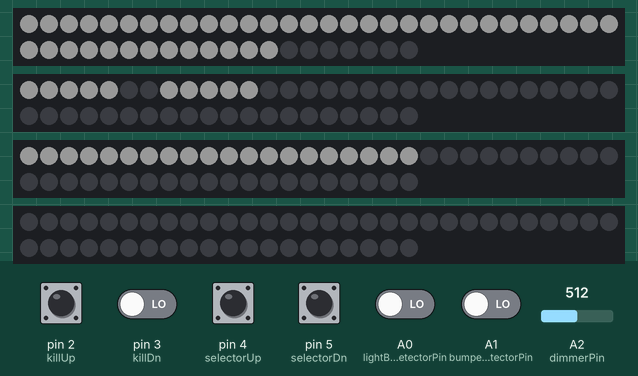
Recording of a sketch running on a simulated Arduino Uno, built with avr-gcc and run on an emulated ATmega328P. Shown: 4 × 50 RGB LEDs in strip order, left to right, continuing on the next row. The test bench sets the inputs (shaded band); at power-on: A0 (lightBarDetectorPin), A1 (bumperLightDetectorPin), pin 2 (killUp), pin 3 (killDn), pin 4 (selectorUp), pin 5 (selectorDn) LOW, A2 (dimmerPin) = 512. Dim RGB values are drawn brighter than linear; random numbers use the default seed unless the sketch sets one.

Above: at 5.9 s.
At 13.0 s:
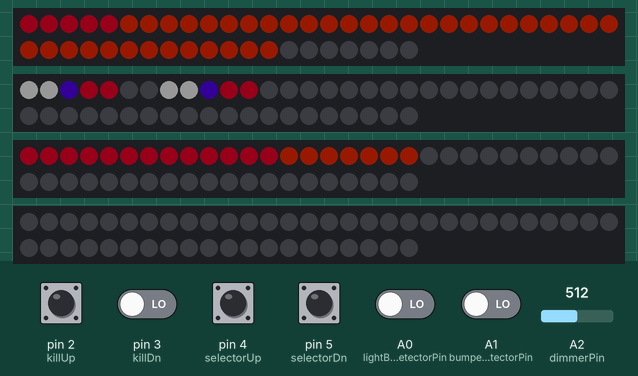
13.1 s: pin 4 (selectorUp) pulled HIGH for 0.15 s
13.8 s: pin 5 (selectorDn) pulled HIGH for 0.15 s
14.5 s: A1 (bumperLightDetectorPin) driven HIGH
At 16.26 s:
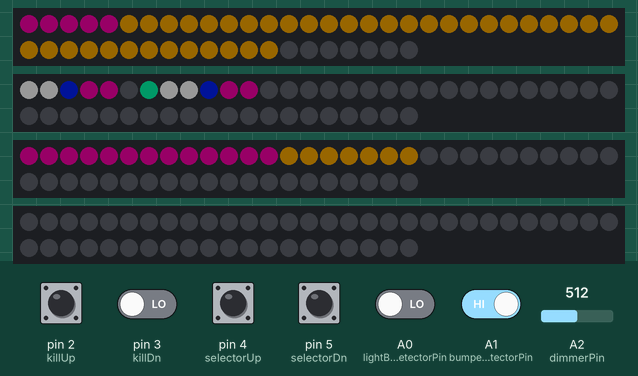
16.3 s: A2 (dimmerPin) set to 716
19.3 s: A0 (lightBarDetectorPin) driven HIGH
At 21.8 s:
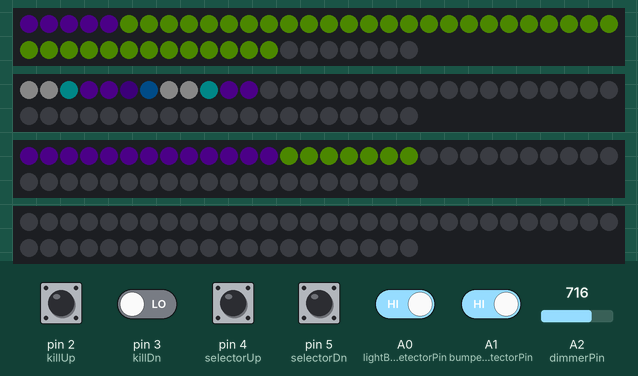
22.1 s: pin 4 (selectorUp) pulled HIGH for 1 s
At 29.8 s:
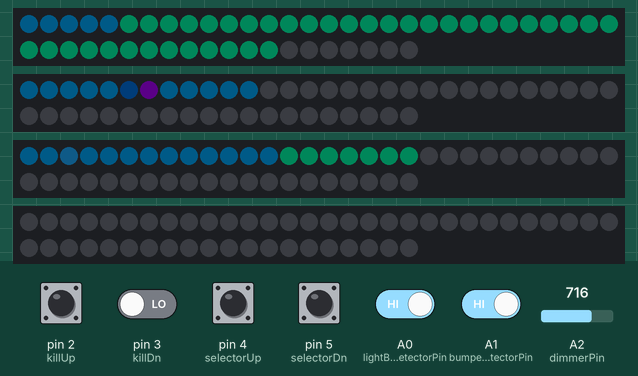

The sketch:

uploader.ino
```cpp
#include <Adafruit_NeoPixel.h>

// GLOBALS //
// TODO: make #define (these are also globals.. y no capital camel?)
const int selectorUp = 4;
const int selectorDn = 5;
const int killUp = 2;
const int killDn = 3;
const int lightBarDetectorPin = A0;
const int bumperLightDetectorPin = A1;
const int dimmerPin = A2;
#define STRIP_0_PIN 12
#define STRIP_1_PIN 9
#define STRIP_2_PIN 11
#define STRIP_3_PIN 10
#define LED_LINE_LEN 50
#define LED_LINE_COUNT 4
#define LED_COUNT LED_LINE_COUNT*LED_LINE_LEN
const uint8_t ConnectedLEDs[LED_LINE_COUNT] = {44, 12, 20, 0};
const uint8_t WhitePixels[4] = {50, 51, 57, 58};
const uint8_t GradientPixels[2] = {52, 59};

int KillSwitchState;
bool IsLightBarOn = false;
bool IsBumperLightOn = false;

// TODO: read light bar dash lights while starting up

// TODO: make more gradients in default mode!


// 0 = No Light, 1 = Christmas Light, 2 = SMD LED, 3 = Light Strip // TODO: fix array indexing, single dimensional arr??
const uint8_t pixelType[LED_LINE_COUNT][LED_LINE_LEN] = {
  {2,2,2,2,2,3,3,3,3,3,3,3,3,3,3,3,3,3,3,3,3,3,3,3,3,3,3,3,3,3,3,3,3,3,3,3,3,3,3,3,3,3,3,0,0,0,0,0,0,0}, // Strip 0: Buttons + Footwells (End Goal: Buttons + Driver's Side Doors)
  {2,2,2,2,2,2,1,2,2,2,2,2,0,0,0,0,0,0,0,0,0,0,0,0,0,0,0,0,0,0,0,0,0,0,0,0,0,0,0,0,0,0,0,0,0,0,0,0,0,0}, // Strip 1: Dash                (End Goal: Dash + Steering Wheel) ### Index 2,9 should be 2, currently 1 because it looks kinda cool
  {2,2,2,2,2,2,2,2,2,2,2,2,2,3,3,3,3,3,3,3,0,0,0,0,0,0,0,0,0,0,0,0,0,0,0,0,0,0,0,0,0,0,0,0,0,0,0,0,0,0}, // Strip 2: Passenger Footwells (End Goal: Footwells + Heated Seat)
  {0,0,0,0,0,0,0,0,0,0,0,0,0,0,0,0,0,0,0,0,0,0,0,0,0,0,0,0,0,0,0,0,0,0,0,0,0,0,0,0,0,0,0,0,0,0,0,0,0,0}, // Strip 3: null                (End Goal: Radio, Passenger's Footwells, Passenger's Side Doors)
};

// 0 = Off, 1 = White, 2 = Red, 3 = Blue
const uint8_t pixelOEMColour[LED_COUNT] = {
  2,2,2,2,2,0,0,0,0,0,0,0,0,0,0,0,0,0,0,0,0,0,0,0,0,0,0,0,0,0,0,0,0,0,0,0,0,0,0,0,0,0,0,0,0,0,0,0,0,0, // Strip 0: Buttons + Footwells (End Goal: Buttons + Driver's Side Doors)
  1,1,2,2,2,3,3,1,1,2,2,2,0,0,0,0,0,0,0,0,0,0,0,0,0,0,0,0,0,0,0,0,0,0,0,0,0,0,0,0,0,0,0,0,0,0,0,0,0,0, // Strip 1: Dash                (End Goal: Dash + Steering Wheel)
  2,2,2,2,2,2,2,2,2,2,2,2,2,0,0,0,0,0,0,0,0,0,0,0,0,0,0,0,0,0,0,0,0,0,0,0,0,0,0,0,0,0,0,0,0,0,0,0,0,0, // Strip 2: Passenger Footwells (End Goal: Footwells + Heated Seat)
  0,0,0,0,0,0,0,0,0,0,0,0,0,0,0,0,0,0,0,0,0,0,0,0,0,0,0,0,0,0,0,0,0,0,0,0,0,0,0,0,0,0,0,0,0,0,0,0,0,0, // Strip 3: null                (End Goal: Radio, Passenger's Footwells, Passenger's Side Doors)
};

// 0-255
uint8_t pixelBrightness[LED_COUNT] = {
  0,0,0,0,0,0,0,0,0,0,0,0,0,0,0,0,0,0,0,0,0,0,0,0,0,0,0,0,0,0,0,0,0,0,0,0,0,0,0,0,0,0,0,0,0,0,0,0,0,0, // Strip 0: Buttons + Footwells (End Goal: Buttons + Driver's Side Doors)
  0,0,0,0,0,0,0,0,0,0,0,0,0,0,0,0,0,0,0,0,0,0,0,0,0,0,0,0,0,0,0,0,0,0,0,0,0,0,0,0,0,0,0,0,0,0,0,0,0,0, // Strip 1: Dash                (End Goal: Dash + Steering Wheel)
  0,0,0,0,0,0,0,0,0,0,0,0,0,0,0,0,0,0,0,0,0,0,0,0,0,0,0,0,0,0,0,0,0,0,0,0,0,0,0,0,0,0,0,0,0,0,0,0,0,0, // Strip 2: Passenger Footwells (End Goal: Footwells + Heated Seat)
  0,0,0,0,0,0,0,0,0,0,0,0,0,0,0,0,0,0,0,0,0,0,0,0,0,0,0,0,0,0,0,0,0,0,0,0,0,0,0,0,0,0,0,0,0,0,0,0,0,0, // Strip 3: null                (End Goal: Radio, Passenger's Footwells, Passenger's Side Doors)
};


Adafruit_NeoPixel strip0(LED_LINE_LEN, STRIP_0_PIN, NEO_GRB + NEO_KHZ800);
Adafruit_NeoPixel strip1(LED_LINE_LEN, STRIP_1_PIN, NEO_GRB + NEO_KHZ800);
Adafruit_NeoPixel strip2(LED_LINE_LEN, STRIP_2_PIN, NEO_GRB + NEO_KHZ800);
Adafruit_NeoPixel strip3(LED_LINE_LEN, STRIP_3_PIN, NEO_GRB + NEO_KHZ800);

Adafruit_NeoPixel Strips[LED_LINE_COUNT] = {strip0, strip1, strip2, strip3};
// GLOBALS //


// FORWARD DECLARATIONS //
void selectorDnFunc();
void selectorUpFunc();
void lightBarCallback(bool);
void bumperLightCallback(bool);
// FORWARD DECLARATIONS //


// CLASSES //
class Switch {
  private:
    unsigned long lastInputMillis;
    unsigned long inputSensitivity = 50;
    int up, dn;
    bool isMomentary;
    int switchState;


    void handleInputMomentary() {
      // Ensures single button press => single input
      if(digitalRead(dn)) {
        if(millis() - lastInputMillis > inputSensitivity) {
           selectorDnFunc();
        }
        lastInputMillis = millis();
      }

      if(digitalRead(up)) {
        if(millis() - lastInputMillis > inputSensitivity) {
           selectorUpFunc();
        }
        lastInputMillis = millis();
      }
    }

    void handleInputStatic() {
      if(digitalRead(dn)) {
        switchState = 1;
        KillSwitchState = 1;
        return;
      }

      if(digitalRead(up)) {
        switchState = 2;
        KillSwitchState = 2;
        return;
      }

      switchState = 0;
      KillSwitchState = 0;
    }

  public:
    Switch(int u, int d, bool m) {
      up = u;
      dn = d;
      isMomentary = m;
    }

    void handleInput() {
      if(isMomentary) { handleInputMomentary(); }
      else { handleInputStatic(); }
    }

    int state() {
      if(isMomentary) { return -1; }
      return switchState;
    }
};


class Detector {
  private:
    int detectorPin;
    int defaultState;
    int detectorType;

  public:
    Detector(int dp, bool ds, int dt) {
      detectorPin = dp;
      defaultState = ds;
      detectorType = dt;
    }

    void handleState() {
      switch (detectorType) {
        case 0:
          lightBarCallback(digitalRead(detectorPin) != defaultState);
          break;
        case 1:
          bumperLightCallback(digitalRead(detectorPin) != defaultState);
          break;
      }
    }
};


class Dimmer {
  private:
    int dimmerPin;

  public:
    Dimmer(int dp) {
      dimmerPin = dp;
    }

    void handleState() {
      // Exponential mapping of brightness values
      // dimmerPin should read 0-6 (0 brightest). This function converts that to 255-1 (255 brightest)
      int brightness = 510/(1+exp((analogRead(dimmerPin)+125)/175));
      for(int i = 0; i < LED_LINE_COUNT; i++) {
        Strips[i].setBrightness(brightness);
      }
    }
};


class LED {
  private:
    int colour = 0;
    int Red;
    int Green;
    int Blue;

    int style = 0;
    int numStyles = 7;

    unsigned long speed = 10; // smaller = faster
    unsigned long lastUpdateMillis;

    // TEMP used to track where we are in the flash
    bool notYetImplementedFlash = true;


    // HELPER FUNCTIONS //
    void generateRGBFromCurrentState() {
      if(colour >= 0 && colour <= 255) {
        Red = 255;
        Green = 0;
        Blue = colour;
      }

      else if(colour > 255 && colour <= 510) {
        Red = 510-colour;
        Green = 0;
        Blue = 255;
      }

      else if(colour > 510 && colour <= 765) {
        Red = 0;
        Green = colour-510;
        Blue = 255;
      }

      else if(colour > 765 && colour <= 1020) {
        Red = 0;
        Green = 255;
        Blue = 1020-colour;
      }

      else if(colour > 1020 && colour <= 1275) {
        Red = colour-1020;
        Green = 255;
        Blue = 0;
      }

      else if(colour > 1275 && colour <= 1530) {
        Red = 255;
        Green = 1530-colour;
        Blue = 0;
      }
    }

    void setSpeedometerWhitePixels() {
      for(int pixel = 0; pixel < 4; pixel++) {
        set(WhitePixels[pixel], 255, 255, 255);
      }
    }

    void setSpeedometerNeedleOffset() {
      int offsetColour = colour + 383; // 255 * 1.5 ~= 383
      int offsetRed;
      int offsetGreen;
      int offsetBlue;

      if(offsetColour >= 1530) {
        offsetColour = offsetColour - 1530;
      }

      // TODO: refactor code to either return value OR set global state, accounting for ANY offset. Then we don't need to duplicate
      if(offsetColour >= 0 && offsetColour <= 255) {
        offsetRed = 255;
        offsetGreen = 0;
        offsetBlue = offsetColour;
      }

      else if(offsetColour > 255 && offsetColour <= 510) {
        offsetRed = 510-offsetColour;
        offsetGreen = 0;
        offsetBlue = 255;
      }

      else if(offsetColour > 510 && offsetColour <= 765) {
        offsetRed = 0;
        offsetGreen = offsetColour-510;
        offsetBlue = 255;
      }

      else if(offsetColour > 765 && offsetColour <= 1020) {
        offsetRed = 0;
        offsetGreen = 255;
        offsetBlue = 1020-offsetColour;
      }

      else if(offsetColour > 1020 && offsetColour <= 1275) {
        offsetRed = offsetColour-1020;
        offsetGreen = 255;
        offsetBlue = 0;
      }

      else if(offsetColour > 1275 && offsetColour <= 1530) {
        offsetRed = 255;
        offsetGreen = 1530-offsetColour;
        offsetBlue = 0;
      }

      for(int pixel = 0; pixel < 2; pixel++) {
        set(GradientPixels[pixel], offsetRed, offsetGreen, offsetBlue);
      }
    }

    uint8_t convertConnIdxToRealIdx(uint8_t connIdx) {
      uint8_t strip = 0;
      uint8_t stripLed = connIdx;
      for(int i = 0; i < LED_LINE_COUNT; i++) {
        if(stripLed - ConnectedLEDs[i] >= 0) {
          strip++;
          stripLed -= ConnectedLEDs[i];
        } else {
          break;
        }
      }

      return strip*LED_LINE_LEN + stripLed;
    }

    bool isReadyToUpdate() {
      return millis() - lastUpdateMillis > speed;
    }
    // HELPER FUNCTIONS //

    // STYLE FUNCTIONS //
    void cycleWhite() {
      if(isReadyToUpdate()) {
        colour++;
        if(colour >= 1530) {
          colour = 0;
        }

        generateRGBFromCurrentState();
        setAllFromCurrentState();
        setSpeedometerWhitePixels();
        setSpeedometerNeedleOffset();

        show();

        lastUpdateMillis = millis();
      }
    }

    void cycle() {
      if(isReadyToUpdate()) {
        colour++;
        if(colour >= 1530) {
          colour = 0;
        }

        generateRGBFromCurrentState();
        setAllFromCurrentState();
        show();

        lastUpdateMillis = millis();
      }
    }

    void sparkle() {
      setAll(0, 255, 0);
      show();
    }

    void matrix() {
      if(lastUpdateMillis + speed * 25 < millis()) {
        if(notYetImplementedFlash) {
          setAll(0, 255, 0);
          show();
          notYetImplementedFlash = false;
        } else {
          setAll(0, 100, 0);
          show();
          notYetImplementedFlash = true;
        }
        lastUpdateMillis = millis();
      }
    }

    void wave() {
      if(lastUpdateMillis + speed * 25 < millis()) {
        if(notYetImplementedFlash) {
          setAll(0, 0, 255);
          show();
          notYetImplementedFlash = false;
        } else {
          setAll(0, 0, 100);
          show();
          notYetImplementedFlash = true;
        }
        lastUpdateMillis = millis();
      }
    }

    void music() {
      if(lastUpdateMillis + speed * 25 < millis()) {
        if(notYetImplementedFlash) {
          setAll(255, 0, 175);
          show();
          notYetImplementedFlash = false;
        } else {
          setAll(100, 0, 68);
          show();
          notYetImplementedFlash = true;
        }
        lastUpdateMillis = millis();
      }
    }

    void red() {
      setAll(255, 0, 0);
      show();
    }
    // STYLE FUNCTIONS //


  public:
    void set(int i, int r, int g, int b) {
      int stripNum = floor(i / LED_LINE_LEN);
      int ledIndex = i % LED_LINE_LEN;


      // Dash Lights //
      bool isLightBarDashLight = (stripNum == 1 && ledIndex == 5);
      bool isBumperLightDashLight = (stripNum == 1 && ledIndex == 6);

      if(isLightBarDashLight) {
        if(IsLightBarOn) {
          r = r*0.25; g = g*0.25; b = b*0.25;
        } else {
          r = 0; g = 0; b = 0;
        }
      }
      else if(isBumperLightDashLight) {
        if(IsBumperLightOn) {
          r = r; g = g; b = b;
        } else {
          r = 0; g = 0; b = 0;
        }
      }
      // Dash Lights //

      // HVAC Lights //
      bool isHvacRedLight = (stripNum == 2 && ledIndex == 2);
      bool isHvacBlueLight = (stripNum == 2 && ledIndex == 3);
      int eighthBrightness = 32;

      if(isHvacRedLight && KillSwitchState != 1) {
        r = max(r,eighthBrightness); g = g; b = b;
      }
      else if(isHvacBlueLight && KillSwitchState != 1) {
        r = r; g = g; b = max(b,eighthBrightness);
      }
      // HVAC Lights //


      // Set the Light //
      switch (pixelType[stripNum][ledIndex]) {
        case 0: break;
        case 1: Strips[stripNum].setPixelColor(ledIndex, Strips[stripNum].Color(g, r, b)); break;
        case 2: Strips[stripNum].setPixelColor(ledIndex, Strips[stripNum].Color(r, g, b)); break;
        case 3: Strips[stripNum].setPixelColor(ledIndex, Strips[stripNum].Color(r, b, g)); break;
      }
      // Set the Light //
    }

    void setAll(int r, int g, int b) {
      for(int i = 0; i < LED_COUNT; i++) {
        set(i, r, g, b);
      }
    }

    void setOEM() {
      for(int i = 0; i < LED_COUNT; i++) {
        switch(pixelOEMColour[i]) {
          case 0: set(i, 0, 0, 0);       break;
          case 1: set(i, 255, 255, 255); break;
          case 2: set(i, 255, 0, 0);     break;
          case 3: set(i, 0, 0, 255);     break;
        }
      }
    }

    void setAllFromCurrentState() {
      for(int i = 0; i < LED_COUNT; i++) {
        set(i, Red, Green, Blue);
      }
    }

    void show() {
      for(int i = 0; i < LED_LINE_COUNT; i++) {
        Strips[i].show();
      }
    }

    void update() {
      // Kill Switch //
      switch(KillSwitchState) {
        case 0: break; // Default - Run normal updates
        case 1: setAll(0, 0, 0); show(); return; // OFF Override - Don't run normal updates
        case 2: setOEM(); show(); return; // OEM Override - Don't run normal updates
      }
      // Kill Switch //


      // Update Using Respective Style Function //
      switch(style) {
        case 0: cycleWhite(); break;
        case 1: cycle(); break;
        case 2: sparkle(); break;
        case 3: matrix(); break;
        case 4: wave(); break;
        case 5: music(); break;
        case 6: red(); break;
        default: style = 0; break;
      }
      // Update Using Respective Style Function //
    }


    void startupAnimation() {
      setAll(0, 0, 0);

      // Kill Switch //
      switch(KillSwitchState) {
        case 0: break; // Default - Run normal updates
        case 1: setAll(0, 0, 0); show(); return; // OFF Override - Don't run normal updates
        case 2: setOEM(); show(); return; // OEM Override - Don't run normal updates
      }
      // Kill Switch //

      // Prevent flash before engine starts
      delay(1000);

      // Prepare variables
      uint8_t connectedLEDCount = 0;
      for(int i = 0; i < LED_LINE_COUNT; i++) { connectedLEDCount += ConnectedLEDs[i]; }

      uint8_t startupAnimationPixelsLen = connectedLEDCount;
      uint8_t startupAnimationPixels[startupAnimationPixelsLen];
      for(int i = 0; i < startupAnimationPixelsLen; i++) { startupAnimationPixels[i] = i; }

      uint8_t pixelStartFreq = 3; // Start new pixel every n updates
      uint8_t concurrentPixelStarts = 1; // Start n pixels per update
      uint8_t updateStepSize = 10; // Increase pixel brightness by n every update
      uint8_t maxBrightness = 255;
      uint16_t currentUpdate = 0;
      uint16_t numUpdates = ceil((connectedLEDCount*pixelStartFreq)/concurrentPixelStarts) + ceil(maxBrightness/updateStepSize); // Start each pixel + complete the final

      // Turn LEDs on one by one
      while(currentUpdate < numUpdates) {
        if(isReadyToUpdate()) {
          // Select next pixel to start (if there are still pixels left to start)
          if(currentUpdate % pixelStartFreq == 0 && startupAnimationPixelsLen > 0) {
            for(int j = 0; j < concurrentPixelStarts; j++) {
              // Select random pixel
              uint8_t pick = random(0, startupAnimationPixelsLen);
              uint8_t randomlySelectedLED = convertConnIdxToRealIdx(startupAnimationPixels[pick]);

              // Overwrite selected pixel with the last element of the array
              startupAnimationPixels[pick] = startupAnimationPixels[startupAnimationPixelsLen - 1];
              startupAnimationPixelsLen--;

              // Start selected pixel
              pixelBrightness[randomlySelectedLED] = updateStepSize;
            }
          }

          // Update all pixels that are not off or max
          for(int j = 0; j < connectedLEDCount; j++) {
            int realIdx = convertConnIdxToRealIdx(j);
            if(pixelBrightness[realIdx] != 0 && pixelBrightness[realIdx] < maxBrightness) {
              pixelBrightness[realIdx] = min(pixelBrightness[realIdx] + updateStepSize, maxBrightness);
              set(realIdx, pixelBrightness[realIdx], pixelBrightness[realIdx], pixelBrightness[realIdx]);
            }
          }

          show();
          currentUpdate += 1;
          lastUpdateMillis = millis();
        }
      }

      // All LEDs on now, pause before fading
      delay(2000);

      // Fade to cycle starting color
      for(int i=255; i>=0; i--) {
        setAll(255, i, i);
        setSpeedometerWhitePixels();

        // Special fade for gradient pixels
        for(int pixel = 0; pixel < 2; pixel++) {
          set(GradientPixels[pixel], ceil(i/2)+126, i, 255);
        }

        show();
      }
    }


    // offAnimation() {
    //     set(i, r, g, b);
    //     set(i, r, g, b);
    //     set(i, r, g, b);
    //     set(i, r, g, b);
    //     set(i, r, g, b);
    // }


    void changeStyleUp() {
      style++;
      if(style >= numStyles) {
        style = 0;
      }
    }

    void changeStyleDn() {
      style--;
      if(style < 0) {
        style = numStyles - 1;
      }
    }
};
// CLASSES //


// GLOBALS //
Switch selectorSwitch = Switch(selectorUp, selectorDn, true);
Switch killSwitch = Switch(killUp, killDn, false);
Detector lightBarDetector = Detector(lightBarDetectorPin, false, 0);
Detector bumperLightDetector = Detector(bumperLightDetectorPin, false, 1);
Dimmer dimmer = Dimmer(dimmerPin);
LED led = LED();
// GLOBALS //


// FUNCTIONS //
void selectorDnFunc() {
  led.changeStyleDn();
}

void selectorUpFunc() {
  led.changeStyleUp();
}

void lightBarCallback(bool detected) {
  IsLightBarOn = detected;
}

void bumperLightCallback(bool detected) {
  IsBumperLightOn = detected;
}
// FUNCTIONS //


// ARDUINO //
void setup() {
  Serial.begin(9600);
  randomSeed(analogRead(A3));

  // Init Detectors
  lightBarCallback(false);
  bumperLightCallback(false);

  // Init Strips
  for(int i = 0; i < LED_LINE_COUNT; i++) {
    Strips[i].begin();
    Strips[i].clear();
  }

  // Init Pins
  pinMode(selectorUp,             INPUT);
  pinMode(selectorDn,             INPUT);
  pinMode(killUp,                 INPUT);
  pinMode(killDn,                 INPUT);
  pinMode(lightBarDetectorPin,    INPUT);
  pinMode(bumperLightDetectorPin, INPUT);
  pinMode(dimmerPin,              INPUT);

  pinMode(STRIP_0_PIN, OUTPUT);
  pinMode(STRIP_1_PIN, OUTPUT);
  pinMode(STRIP_2_PIN, OUTPUT);
  pinMode(STRIP_3_PIN, OUTPUT);

  // Run Startup Animation
  dimmer.handleState();
  killSwitch.handleInput();
  led.startupAnimation();
}

void loop() {
  selectorSwitch.handleInput();
  killSwitch.handleInput();
  lightBarDetector.handleState();
  bumperLightDetector.handleState();
  dimmer.handleState();
  led.update();
}
// ARDUINO //
```
